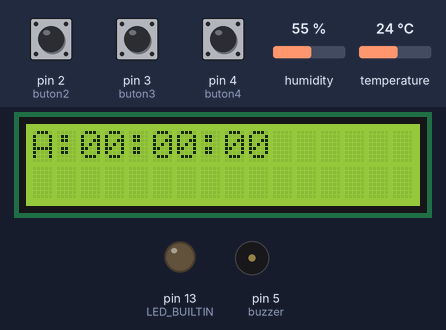
The sketch below on a simulated Arduino Uno, built with avr-gcc and run on an emulated ATmega328P. Parts: 16×2 character LCD, output pins drawn as LEDs (lit = HIGH), buzzer (waves = sounding, pin HIGH). Dashed ring = blinking. The test bench sets the inputs (shaded band); at power-on: pin 4 (buton4) HIGH, pin 2 (buton2) LOW, pin 3 (buton3) LOW, humidity 55 %, temperature 24 °C. What the sketch prints to the serial monitor is not drawn.

Above: at 1.3 s.
1.4 s: pin 4 (buton4) pulled LOW for 3.2 s
At 6.7 s:
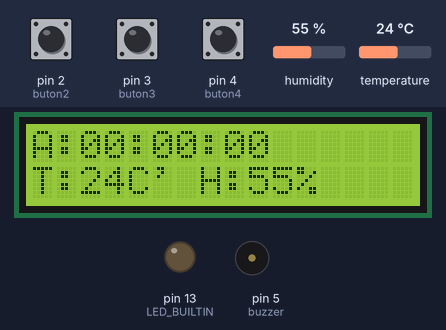
7.0 s: pin 2 (buton2) pulled HIGH for 0.15 s
At 7.6 s:
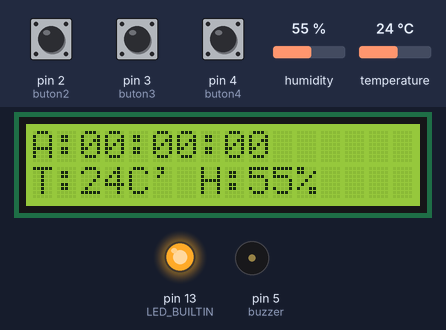
9.5 s: pin 3 (buton3) pulled HIGH for 3.2 s
At 10.3 s:
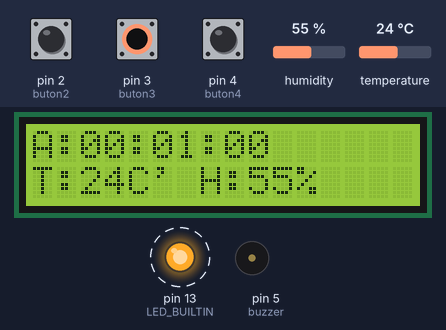
14.2 s: pin 2 (buton2) pulled HIGH for 1 s
At 16.3 s:
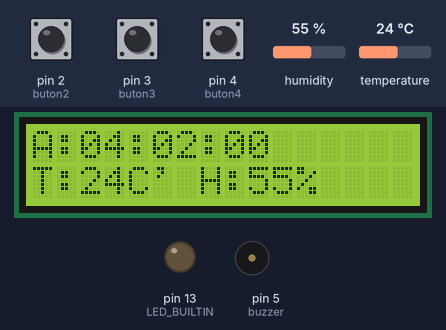
16.7 s: pin 3 (buton3) pulled HIGH for 0.15 s
At 18.3 s:
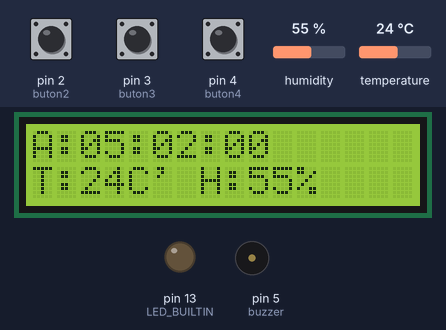
19.2 s: pin 4 (buton4) pulled LOW for 0.15 s
At 19.6 s:
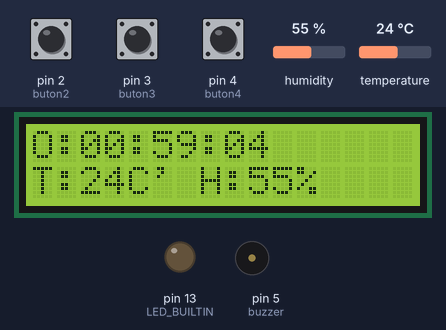
Timing chart, 0 to 22.2 s (numbered marks = the images above; inputs shaded):
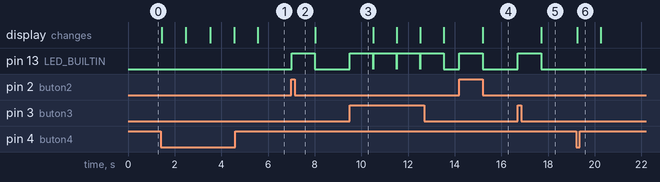

Measured:
- after the input at 1.4 s, the display: first changes after 0.05 s (image 1 shows a later state)
- after the input at 7.0 s, pin 13 (LED_BUILTIN): LOW → HIGH at once, → LOW 1.0 s later
- after the input at 9.5 s, pin 13 (LED_BUILTIN): alternates HIGH for 1.0 s and LOW for 0.01 s, starting at once
- after the input at 14.2 s, pin 13 (LED_BUILTIN): LOW → HIGH at once, → LOW 1.0 s later; the display: changes after 1.0 s (image 4)
- after the input at 16.7 s, pin 13 (LED_BUILTIN): LOW → HIGH at once, → LOW 1.0 s later; the display: changes after 1.0 s (image 5)
- after the input at 19.2 s, the display: changes after 0.05 s (image 6)

The sketch:

ceasCuAlarma.ino
```cpp
#include <LiquidCrystal_I2C.h>
#include <DHT.h>
#include <DHT_U.h>

#define DHTPIN 10
#define DHTTYPE DHT11

DHT dht(DHTPIN, DHTTYPE);

LiquidCrystal_I2C lcd(0x27, 16, 2);

int o = 0;
int m = 59;
int s = 0;
int oA = 0;
int mA = 0;
int buton2 = 2;
int buton3 = 3;
int buton4 = 4;
const int buzzer = 5;

void setup() {
  lcd.begin(16, 2);
  lcd.init();
  lcd.backlight();

  pinMode(buton2, INPUT);
  pinMode(buton3, INPUT);
  pinMode(buton4, INPUT);
  pinMode(LED_BUILTIN, OUTPUT);
  pinMode(buzzer, OUTPUT);

  Serial.begin(9600);
  dht.begin();

  Serial.println(F("DHTxx Unified Sensor Example"));
}

void loop() {
  int state_A = digitalRead(buton4);

  if (state_A == LOW) {
    while (o == oA && m == mA && s == 0) {

      int state_M1 = digitalRead(buton2);
      if (state_M1 == HIGH) {
      digitalWrite(LED_BUILTIN, HIGH);
      m = m + 1;
      s = 0;
      delay(1000);
      digitalWrite(LED_BUILTIN, LOW);
    }
      tone(buzzer, 1000);
      delay(1000);
      noTone(buzzer);

    }

    lcd.setCursor(0, 0);
    lcd.print("O:");
    if (o < 10) lcd.print("0");
    lcd.print(o);
    lcd.print(":");
    if (m < 10) lcd.print("0");
    lcd.print(m);
    lcd.print(":");
    if (s < 10) lcd.print("0");
    lcd.print(s);

    lcd.setCursor(0, 1);

    int h = dht.readHumidity();
    int t = dht.readTemperature();

    lcd.print("T:");
    lcd.print(t);
    lcd.print("C' ");

    lcd.print("H:");
    lcd.print(h);
    lcd.print("%");

    delay(1000);
    s = s + 1;
    if (s == 60) {
      m = m + 1;
      s = 0;
    }

    if (m == 60) {
      o = o + 1;
      m = 0;
    }

    if (o == 24) {
      o = 0;
    }

    int state_O = digitalRead(buton3);
    int state_M = digitalRead(buton2);

    if (state_O == HIGH) {
      digitalWrite(LED_BUILTIN, HIGH);
      o = o + 1;
      delay(1000);
      digitalWrite(LED_BUILTIN, LOW);
    }

    if (state_M == HIGH) {
      digitalWrite(LED_BUILTIN, HIGH);
      m = m + 1;
      s = 0;
      delay(1000);
      digitalWrite(LED_BUILTIN, LOW);
    }
  }
  else
  {
    lcd.setCursor(0, 0);
    lcd.print("A:");
    if (oA < 10) lcd.print("0");
    lcd.print(oA);
    lcd.print(":");
    if (mA < 10) lcd.print("0");
    lcd.print(mA);
    lcd.print(":00");

    int state_O = digitalRead(buton3);
    int state_M = digitalRead(buton2);

    if (state_O == HIGH) {
      digitalWrite(LED_BUILTIN, HIGH);
      oA = oA + 1;
      delay(1000);
      digitalWrite(LED_BUILTIN, LOW);
    }

    if (state_M == HIGH) {
      digitalWrite(LED_BUILTIN, HIGH);
      mA = mA + 1;
      delay(1000);
      digitalWrite(LED_BUILTIN, LOW);
    }
  }
}
```
